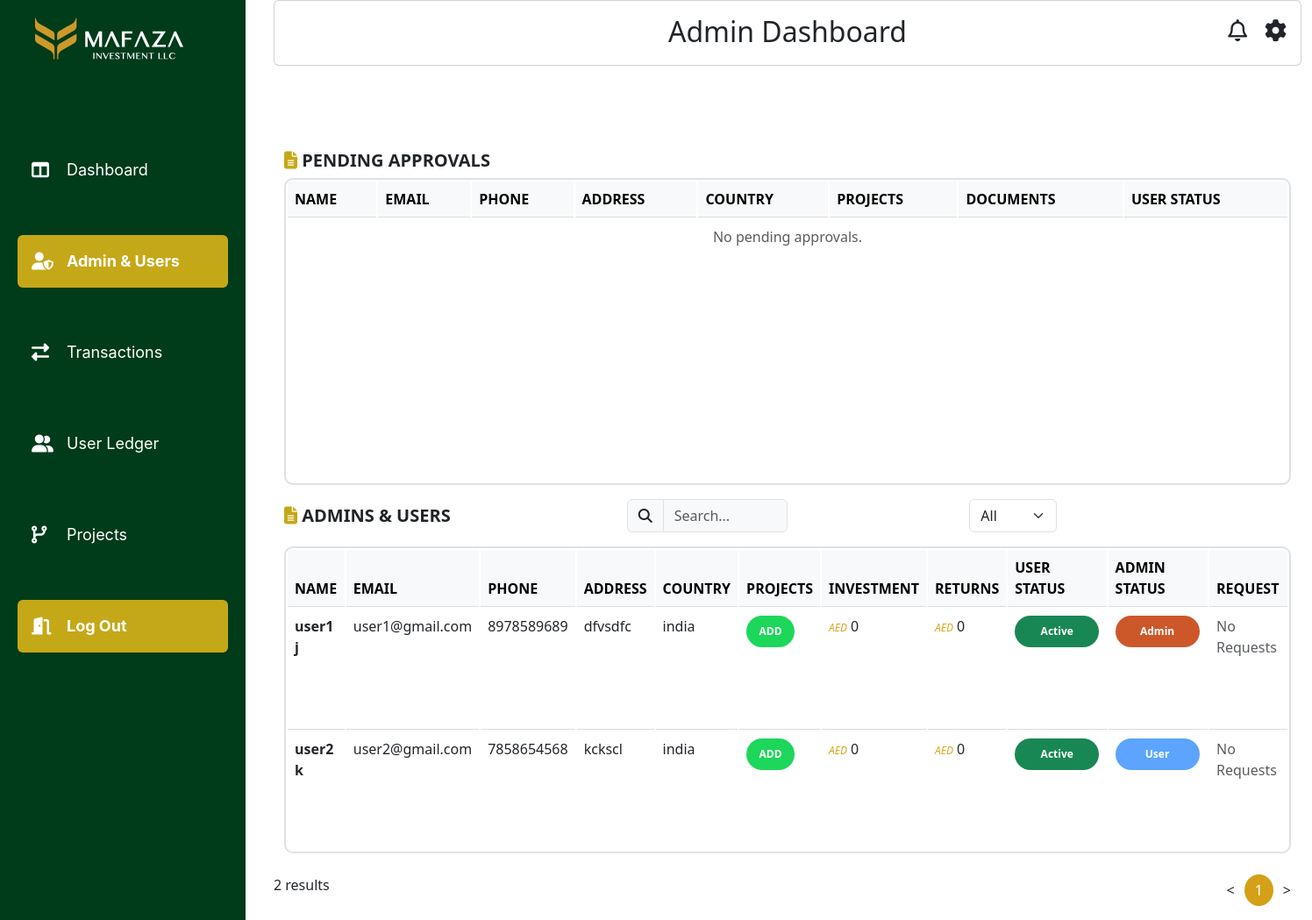
The page /mafazapp/adminusers/?page=2 (signed in) on the database as committed earlier.
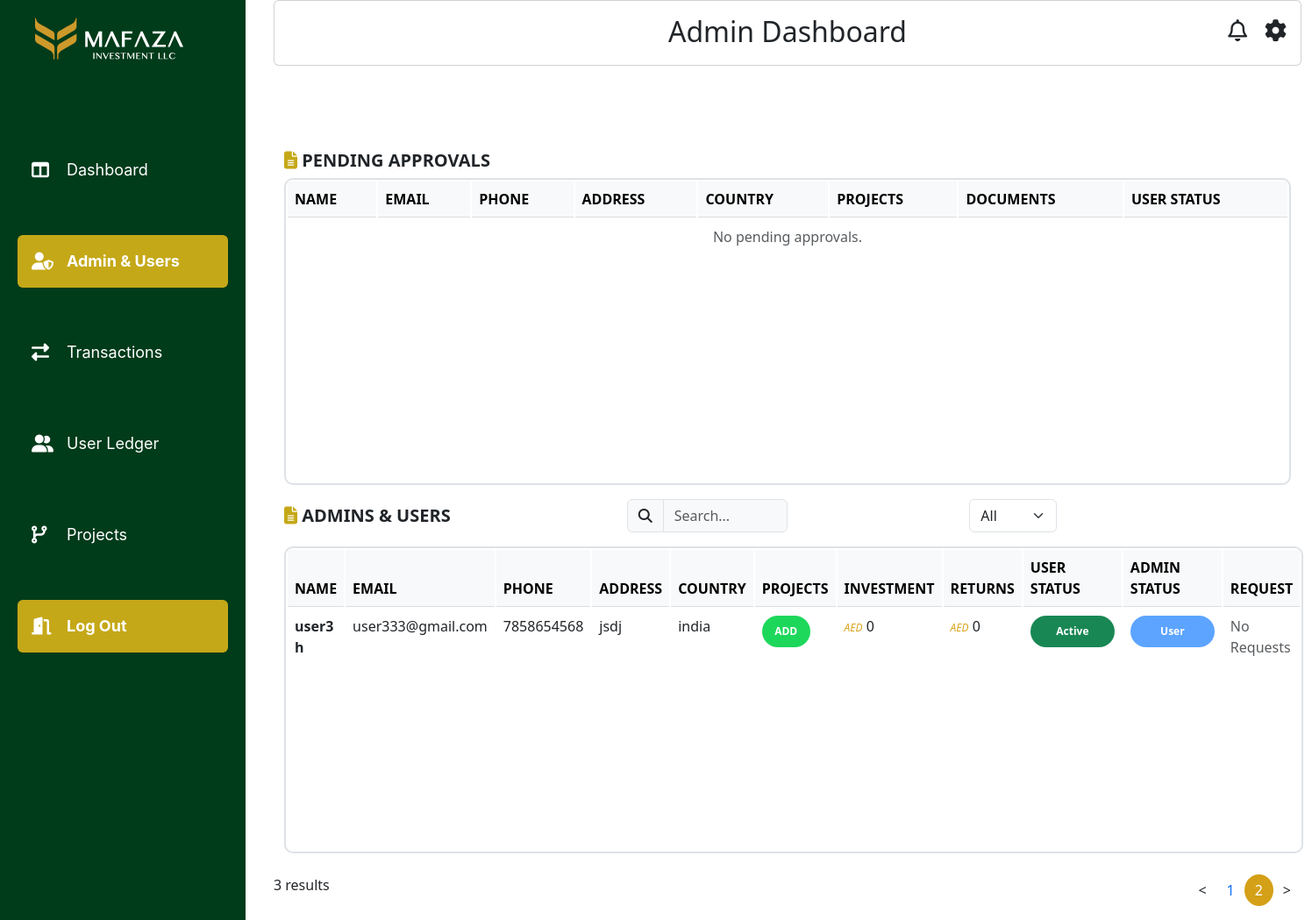
The same page on the database as committed later.
### mafazapp/models.py (models this page shows, shortened)
class CustomUser(AbstractUser):
    id = models.UUIDField(primary_key=True, default=uuid.uuid4, editable=False)
    phone_number = models.CharField(max_length=15)
    address = models.TextField()
    country = CountryField()
    status = models.CharField(max_length=20, choices=STATUS_CHOICES, default='PENDING')
    is_approved = models.BooleanField(default=False)
    created_at = models.DateTimeField(auto_now_add=True)
    has_requested = models.BooleanField(default=False)

### mafazapp/views.py (the view, shortened to what this page needs)
# urls.py: path('adminusers/', views.adminusers, name='adminusers'),
@user_passes_test(admin_required, login_url='home')
@never_cache
def adminusers(request):
    User = get_user_model()
    search_query = request.GET.get('search', '')
    user_type = request.GET.get('user_type', '')
    users = User.objects.exclude(is_superuser=True)
    approved_users = users.filter(is_approved=True)
    pending_users = users.filter(is_approved=False)
    requested_users = approved_users.filter(has_requested=True)
    paginator = Paginator(approved_users, 2)
    page_number = request.GET.get('page')
    page_users = paginator.get_page(page_number)
    return render(request, 'adminusers.html', {
        'users': page_users,
        'pending_users': pending_users,
        'requested_users': requested_users,
        'search_query': search_query,
        'user_type': user_type
    })

### mafazapp/templates/adminusers.html (shortened to what this page needs)
{% load static %}
<!DOCTYPE html>
<html lang="en">
<head>
    <link rel="stylesheet" type="text/css" href="{% static 'css/style.css' %}">
    <link href="https://cdn.jsdelivr.net/npm/bootstrap@5.3.0/dist/css/bootstrap.min.css" rel="stylesheet">
    <link rel="stylesheet" href="https://cdnjs.cloudflare.com/ajax/libs/font-awesome/6.5.1/css/all.min.css">
</head>
<body >
    <div class="sidebar" id="sidebar" >
        <div class="col-lg-4 col-md-12 col-sm-12 col-12 logo">
            <img src="{% static 'images/logo.svg' %}" alt="Logo" class="img-fluid ">
        </div>
<br><br><br><br>
<nav class="sidebar-menu">
    <a href="{% url 'admindashboard' %}" class="nav-link">
        <i class="fa-solid fa-table-columns"></i> Dashboard
    </a>
    <a href="{% url 'adminusers' %}" class="nav-link active">
        <i class='fas fa-user-shield'></i>
        Admin & Users
    </a>
    <a href="{% url 'admintransaction' %}" class="nav-link">
        <i class="fa-solid fa-exchange-alt"></i>
        Transactions
    </a>
    <a href="{% url 'userledger' %}" class="nav-link">
        <i class="fa-solid fa-user-group"></i>
          User Ledger
    </a>
    <a href="{% url 'adminprojects' %}" class="nav-link">
        <i class="fa-solid fa-code-branch"></i>
             Projects
    </a>
<a href="{% url 'logout' %}" class="nav-link logout">
        <i class="fa-solid fa-door-open"></i>
             Log Out
    </a>
</nav>
</div>
<div class="content">
    <div class="container-fluid" >
        <div class="row">
            <div class="col-lg-12 col-md-12 col-sm-12 col-12">
                <div class="card p-3">
                    <h2 class="text-center">Admin Dashboard</h2>
                    <div class="icons">
                        <i class="fa-regular fa-bell"></i>
                        <i class="fas fa-cog settings-icon"></i>
                    </div>
                </div>
            </div>
        </div>
                <br><br><br>
                <div class="container-fluid mt-4">
                    <h5 class="fw-bold text-uppercase"> <i class="fas fa-file-alt"></i> Pending Approvals</h5>
                    <table class="table">
                        <thead class="table-light">
                            <tr>
                                <th>NAME</th>
                                <th>Email</th>
                                <th>Phone</th>
                                <th>Address</th>
                                <th>Country</th>
                                <th>PROJECTS</th>
                                <th>DOCUMENTS</th>
                                <th>USER STATUS</th>
                            </tr>
                        </thead>
                        <tbody>
                            {% for user in pending_users %}
                            <tr>
                                <td><strong>{{ user.first_name }} {{ user.last_name }}</strong></td>
                                <td>{{ user.email }}</td>
                                <td>{{ user.phone_number }}</td>
                                <td>{{ user.address }}</td>
                                <td>{{ user.country }}</td>
                                <td>WizeGlow</td>
                                <td><a href="#" class="text-primary">UPLOAD DOCUMENTS</a></td>
                                <td>
                                    <form method="POST" action="{% url 'adminusers' %}">
                                        {% csrf_token %}
                                        <input type="hidden" name="user_id" value="{{ user.id }}">
                                        <button type="submit" name="action" value="confirm_toggle"
                                            class="badge2 bg-warning text-dark">
                                            PENDING
                                        </button>
                                    </form>
                                </td>
                            </tr>
                            {% empty %}
                            <tr>
                                <td colspan="8" class="text-center text-muted">No pending approvals.</td>
                            </tr>
                            {% endfor %}
                        </tbody>
                    </table>
                    <div class="row align-items-center">
                        <div class="col-lg-4 col-md-4 col-sm-12 col-12  mb-2 mb-md-0">
                            <h5 class="fw-bold text-uppercase me-3 mb-0">
                                <i class="fas fa-file-alt"></i> Admins & Users
                            </h5>
                        </div>
                        <div class=" col-lg-4 col-md-4 col-sm-12  col-12 col-md">
                            <div class="input-group w-50">
                                <span class="input-group-text"><i class="fas fa-search"></i></span>
                                <input type="text" name="search" class="form-control bg-light"
                                       placeholder="Search..." value="{{ search_query }}">
                            </div>
                        </div>
                        <div class="col-lg-4 col-md-4 col-sm-12 col-12  mt-2 mt-md-0">
                            <form method="GET" action="{% url 'adminusers' %}">
                                <select name="user_type" class="form-select w-auto" onchange="this.form.submit()">
                                    <option value="" {% if not user_type %}selected{% endif %}>All</option>
                                </select>
                            </form>
                        </div>
                    </div>
                    <table class="table mt-3">
                        <thead class="table-light">
                            <tr>
                                <th>NAME</th>
                                <th>Email</th>
                                <th>Phone</th>
                                <th>Address</th>
                                <th>Country</th>
                                <th>PROJECTS</th>
                                <th>INVESTMENT</th>
                                <th>RETURNS</th>
                                <th>USER STATUS</th>
                                <th>ADMIN STATUS</th>
                                <th>REQUEST</th>
                            </tr>
                        </thead>
                        <tbody>
                            {% for user in users %}
                            <tr>
                                <td><strong>{{ user.first_name }} {{ user.last_name }}</strong></td>
                                <td>{{ user.email }}</td>
                                <td>{{ user.phone_number }}</td>
                                <td>{{ user.address }}</td>
                                <td>{{ user.country }}</td>
                                <td><button class="badge4" data-bs-toggle="modal" data-bs-target="#assignProjectModal">ADD</button></td>
                                <td><span class="currency">AED</span> 0</td>
                                <td><span class="currency">AED</span> 0</td>
                                <td>
                                    <form method="POST" action="{% url 'adminusers' %}">
                                        <button type="submit" name="action" value="confirm_toggle"
                                            class="badge3 {% if user.is_approved %}bg-success{% else %}bg-warning{% endif %}">
                                            {% if user.is_approved %} Active {% else %} Pending {% endif %}
                                        </button>
                                    </form>
                                </td>
                                <td>
                                    <form method="POST" action="{% url 'adminusers' %}">
                                        <button type="submit" name="action" value="{% if user.is_staff %}demote{% else %}promote{% endif %}"
                                                class="badge1 {% if user.is_staff %}admin{% else %}user{% endif %}">
                                            {% if user.is_staff %} Admin {% else %} User {% endif %}
                                        </button>
                                    </form>
                                </td>
<td>
    {% if user.has_requested %}
        <button type="button" class="btn btn-info" data-bs-toggle="modal" data-bs-target="#resetPasswordModal{{ user.id }}">
            View Request
        </button>
        <div class="modal fade" id="resetPasswordModal{{ user.id }}" tabindex="-1" aria-labelledby="resetPasswordModalLabel" aria-hidden="true">
            <div class="modal-dialog">
                <div class="modal-content">
                    <div class="modal-header">
                        <h5 class="modal-title" id="resetPasswordModalLabel">Reset Password for {{ user.username }}</h5>
                        <button type="button" class="btn-close" data-bs-dismiss="modal" aria-label="Close"></button>
                    </div>
                    <div class="modal-body">
                        <form method="POST" action="{% url 'adminusers' %}">
                            {% csrf_token %}
                            <input type="hidden" name="user_id" value="{{ user.id }}">
                            <input type="hidden" name="action" value="reset_password">
                            <div class="mb-3">
                                <label for="new_password_{{ user.id }}" class="form-label">New Password</label>
                                <input type="password" class="form-control" id="new_password_{{ user.id }}" name="new_password" required>
                            </div>
                            <div class="mb-3">
                                <label for="confirm_password_{{ user.id }}" class="form-label">Confirm Password</label>
                                <input type="password" class="form-control" id="confirm_password_{{ user.id }}" name="confirm_password" required>
                            </div>
                            <div class="modal-footer">
                                <button type="submit" class="btn btn-primary">Reset Password</button>
                                <button type="button" class="btn btn-secondary" data-bs-dismiss="modal">Cancel</button>
                            </div>
                        </form>
                    </div>
                </div>
            </div>
        </div>
    {% else %}
        <span class="text-muted">No Requests</span>
    {% endif %}
</td>
            </tr>
               {% endfor %}
                        </tbody>
                    </table>
                    </div>
                   <div class="row mt-4">
                    <div class="col-6">
                        <p>{{ users.paginator.count }} results</p>
                    </div>
                    <div class="col-6">
                        <nav aria-label="Page navigation example">
                            <ul class="pagination justify-content-end">
                                {% if users.has_previous %}
                                    <li class="page-item">
                                        <a class="page-link" href="?page={{ users.previous_page_number }}">&lt;</a>
                                    </li>
                                {% else %}
                                    <li class="page-item disabled">
                                        <a class="page-link" href="#">&lt;</a>
                                    </li>
                                {% endif %}
                                {% for num in users.paginator.page_range %}
                                    {% if num == users.number %}
                                        <li class="page-item active">
                                            <a class="page-link" href="?page={{ num }}">{{ num }}</a>
                                        </li>
                                    {% elif num > users.number|add:-3 and num < users.number|add:3 %}
                                        <li class="page-item">
                                            <a class="page-link" href="?page={{ num }}">{{ num }}</a>
                                        </li>
                                    {% endif %}
                                {% endfor %}
                                {% if users.has_next %}
                                    <li class="page-item">
                                        <a class="page-link" href="?page={{ users.next_page_number }}">&gt;</a>
                                    </li>
                                {% else %}
                                    <li class="page-item disabled">
                                        <a class="page-link" href="#">&gt;</a>
                                    </li>
                                {% endif %}
                            </ul>
                        </nav>
                    </div>
                </div>
</body>
</html>

Rows that differ between the two databases and show on the page:
no longer on this page (row edited): CustomUser: first_name "user1", last_name "j", email "user1@gmail.com", phone_number "8978589689", address "dfvsdfc", country "india", is_approved "Active", is_staff "Admin", has_requested "No Requests"
no longer on this page (row edited): CustomUser: first_name "user2", last_name "k", email "user2@gmail.com", phone_number "7858654568", address "kckscl", country "india", is_approved "Active", is_staff "User", has_requested "No Requests"
added CustomUser: first_name "user3", last_name "h", email "user333@gmail.com", phone_number "7858654568", address "jsdj", country "india", is_approved "Active", is_staff "User", has_requested "No Requests"
Other text that changed with them:
{{ users.paginator.count }}: "2" → "3"
list line gone: "1"
new list line: "1"
new list line: "2"
